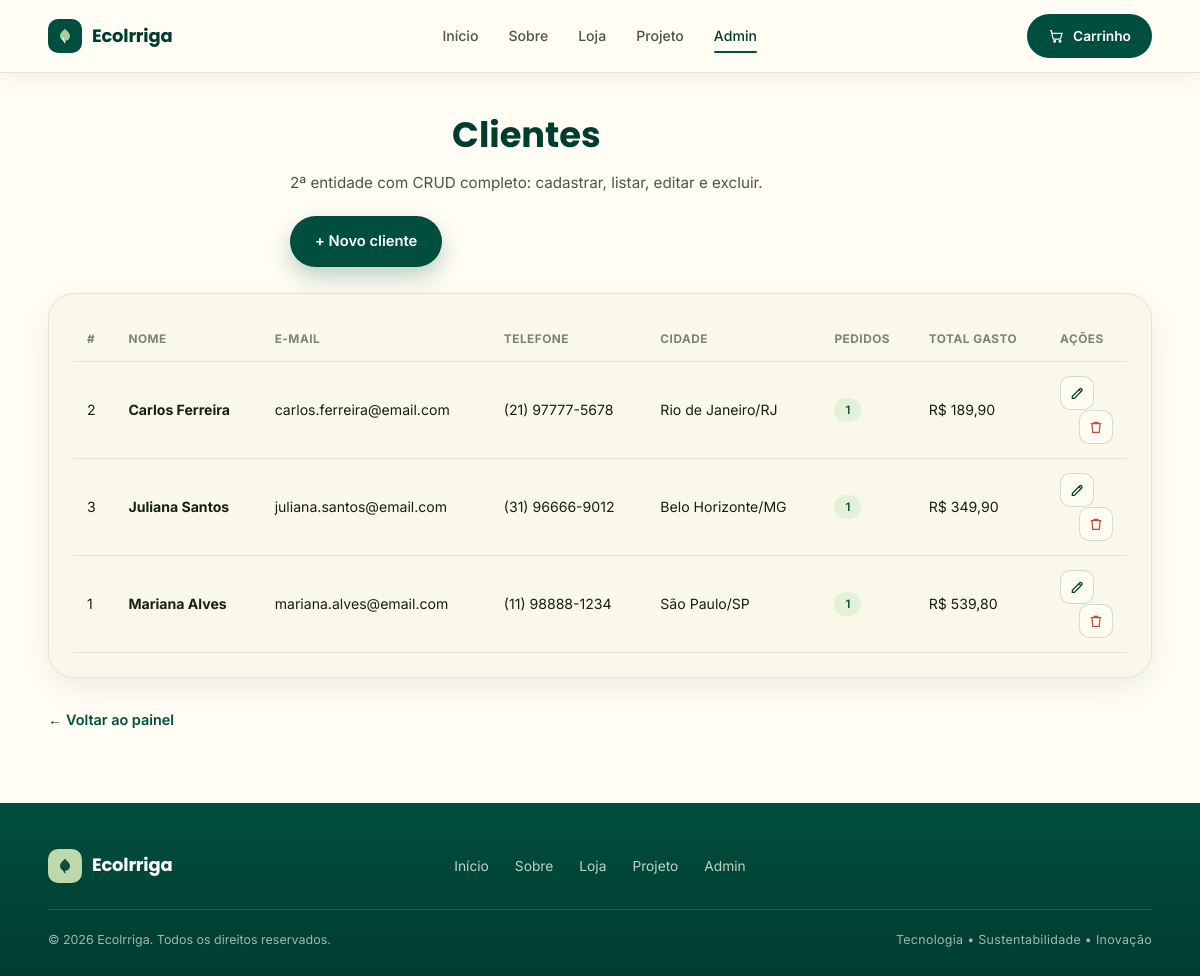
Screenshot of /admin/clientes.php with the database file from the repository.
### tables this page shows
CREATE TABLE clientes (
  id         INT UNSIGNED NOT NULL AUTO_INCREMENT,
  nome       VARCHAR(120) NOT NULL,                
  email      VARCHAR(160) NOT NULL,                
  telefone   VARCHAR(20)  NULL,                    
  endereco   VARCHAR(200) NULL,                    
  cidade     VARCHAR(80)  NULL,                    
  criado_em  TIMESTAMP    NOT NULL DEFAULT CURRENT_TIMESTAMP,

  PRIMARY KEY (id),
  UNIQUE KEY uq_cliente_email (email)              
);

### includes/funcoes.php (called while the page is built, shortened)
<?php
function esc(?string $valor): string
{
    return htmlspecialchars($valor ?? '', ENT_QUOTES, 'UTF-8');
}
function brl($valor): string
{
    return 'R$ ' . number_format((float) $valor, 2, ',', '.');
}

### admin/clientes.php (the view, shortened to what this page needs)
<?php
require_once __DIR__ . '/../includes/funcoes.php';
$pdo = conexao();
$clientes = $pdo->query(
    'SELECT c.id, c.nome, c.email, c.telefone, c.cidade, c.criado_em,
            COUNT(p.id) AS total_pedidos,
            COALESCE(SUM(p.total), 0) AS total_gasto
       FROM clientes c
       LEFT JOIN pedidos p ON p.cliente_id = c.id
      GROUP BY c.id, c.nome, c.email, c.telefone, c.cidade, c.criado_em
      ORDER BY c.nome'
)->fetchAll();
include __DIR__ . '/../includes/header.php';
?>
<section class="store-body">
  <div class="container">
    <div class="section-head row">
      <div>
        <h1>Clientes</h1>
        <p>2ª entidade com CRUD completo: cadastrar, listar, editar e excluir.</p>
      </div>
      <a class="btn btn-primary" href="cliente_form.php">+ Novo cliente</a>
    </div>
    <div class="card admin-card">
      <div class="table-wrap">
        <table class="admin-table">
          <thead>
            <tr>
              <th>#</th><th>Nome</th><th>E-mail</th><th>Telefone</th>
              <th>Cidade</th><th>Pedidos</th><th>Total gasto</th><th class="actions-col">Ações</th>
            </tr>
          </thead>
          <tbody>
            <?php foreach ($clientes as $c): ?>
              <tr>
                <td><?= (int) $c['id'] ?></td>
                <td><strong><?= esc($c['nome']) ?></strong></td>
                <td><?= esc($c['email']) ?></td>
                <td><?= esc($c['telefone'] ?: '—') ?></td>
                <td><?= esc($c['cidade'] ?: '—') ?></td>
                <td><span class="badge badge-green"><?= (int) $c['total_pedidos'] ?></span></td>
                <td><?= brl($c['total_gasto']) ?></td>
                <td class="actions-col">
                  <a class="icon-btn" href="cliente_form.php?id=<?= (int) $c['id'] ?>" title="Editar" aria-label="Editar">
                    <svg viewBox="0 0 24 24" fill="none" stroke="currentColor" stroke-width="1.8">
                      <path d="M4 20h4L19 9a2.1 2.1 0 0 0-3-3L5 17v3Z"/><path d="M14.5 6.5 17.5 9.5"/>
                    </svg>
                  </a>
                  <form method="post" action="clientes.php"
                        onsubmit="return confirm('Excluir o cliente “<?= esc($c['nome']) ?>”?')">
                    <button class="icon-btn danger" type="submit" title="Excluir" aria-label="Excluir">
                      <svg viewBox="0 0 24 24" fill="none" stroke="currentColor" stroke-width="1.8">
                        <path d="M4 7h16M9 7V5h6v2M6 7l1 13h10l1-13"/>
                      </svg>
                    </button>
                  </form>
                </td>
              </tr>
            <?php endforeach; ?>
          </tbody>
        </table>
      </div>
    </div>
    <a class="back-link" href="index.php">← Voltar ao painel</a>
  </div>
</section>
<?php include __DIR__ . '/../includes/footer.php'; ?>

### css/styles.css (style rules this page uses)
:root { --green-900: #003D31; --green-800: #004E3E; --green-700: #13240B; --olive: #818C46; --green-300: #BDD9A9; --green-200: #9EB2A4; --sand: #DDDDBF; --cream: #FAF8E9; --cream-50: #FFFDF4; --cream-200: #E8E8CF; --beige: #E0DBA4; --amber: #E9A12E; --orange: #FF8700; --ink: #16210F; --ink-soft: #4B5548; --line: #E3E5D2; --radius-lg: 26px; --radius-md: 18px; --radius-sm: 12px; --shadow-soft: 0 10px 30px rgba(19, 36, 11, 0.07); --shadow-card: 0 18px 44px rgba(19, 36, 11, 0.10); --font-head: "Poppins", system-ui, sans-serif; --font-body: "Inter", system-ui, sans-serif; }
* { margin: 0; padding: 0; box-sizing: border-box; }
html { scroll-behavior: smooth; scroll-padding-top: 90px; }
body { font-family: var(--font-body); color: var(--ink); background: var(--cream-50); line-height: 1.6; -webkit-font-smoothing: antialiased; }
a { text-decoration: none; color: inherit; }
button { font-family: inherit; cursor: pointer; }
.container { width: min(1160px, 92%); margin-inline: auto; }
h1, h2, h3, .brand-name { font-family: var(--font-head); }
.btn { display: inline-flex; align-items: center; gap: 9px; padding: 13px 24px; border-radius: 999px; font-size: 0.92rem; font-weight: 600; border: 1.6px solid transparent; transition: transform .25s ease, box-shadow .25s ease, background .25s ease, color .25s ease; }
.btn-primary { background: var(--green-800); color: #fff; box-shadow: 0 10px 22px rgba(0, 78, 62, 0.25); }
.card { background: var(--cream); border: 1px solid var(--line); border-radius: var(--radius-lg); padding: 30px; box-shadow: var(--shadow-soft); }
.icon-btn { width: 36px; height: 36px; display: grid; place-items: center; border-radius: 10px; border: 1px solid rgba(0, 78, 62, .18); background: rgba(255, 253, 244, .85); color: var(--green-900); transition: background .2s ease, transform .2s ease; }
.icon-btn svg { width: 18px; height: 18px; }
.section-head { text-align: center; max-width: 620px; margin: 0 auto 34px; }
.section-head p { color: var(--ink-soft); font-size: .95rem; margin-top: 10px; }

### css/loja.css (style rules this page uses)
.section-head.row { display: flex; align-items: flex-end; justify-content: space-between; gap: 20px; flex-wrap: wrap; margin-bottom: 26px; }
.section-head h1 { font-size: clamp(1.7rem, 3.4vw, 2.2rem); color: var(--green-900); font-weight: 700; }
.section-head p { color: var(--ink-soft); font-size: .95rem; margin-top: 8px; }
.back-link { display: inline-block; margin-top: 20px; color: var(--green-800); font-weight: 600; font-size: .9rem; }
.store-body { padding: 34px 0 70px; }
.badge { display: inline-block; padding: 3px 11px; border-radius: 999px; font-size: .72rem; font-weight: 600; text-transform: capitalize; }
.badge-green { background: #E4F1DA; color: var(--green-800); }
.icon-btn.danger { color: #C0503F; }
.admin-card { padding: 24px; margin-bottom: 10px; }
.table-wrap { overflow-x: auto; }
.admin-table { width: 100%; border-collapse: collapse; font-size: .88rem; }
.admin-table th { text-align: left; font-size: .74rem; text-transform: uppercase; letter-spacing: .5px; color: #7A8474; padding: 12px 14px; border-bottom: 1.5px solid var(--line); white-space: nowrap; }
.admin-table td { padding: 14px; border-bottom: 1px solid var(--line); vertical-align: middle; color: var(--ink); }
.actions-col { white-space: nowrap; }
td.actions-col { text-align: right; }
td.actions-col form { display: inline-block; margin-left: 5px; vertical-align: middle; }
.admin-table .icon-btn { width: 34px; height: 34px; }
.admin-table .icon-btn svg { width: 16px; height: 16px; }

### rows the page displays
clientes: id "2", nome "Carlos Ferreira", email "carlos.ferreira@email.com", telefone "(21) 97777-5678", cidade "Rio de Janeiro/RJ", total_pedidos "1", total_gasto "R$ 189,90"
clientes: id "3", nome "Juliana Santos", email "juliana.santos@email.com", telefone "(31) 96666-9012", cidade "Belo Horizonte/MG", total_pedidos "1", total_gasto "R$ 349,90"
clientes: id "1", nome "Mariana Alves", email "mariana.alves@email.com", telefone "(11) 98888-1234", cidade "São Paulo/SP", total_pedidos "1", total_gasto "R$ 539,80"
